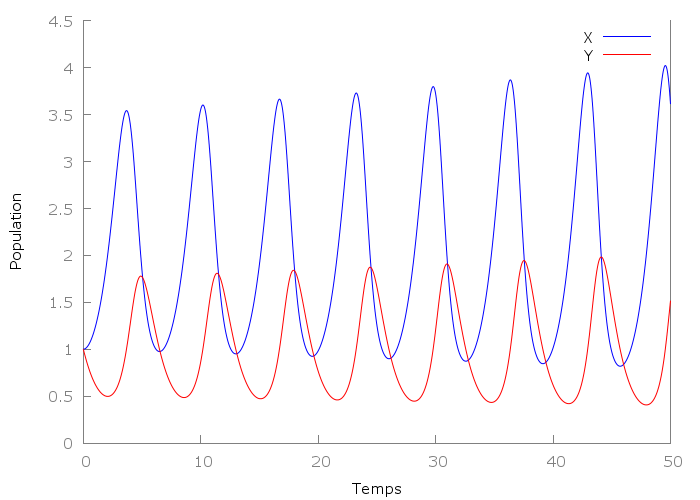

Recreate this plot in gnuplot.
set terminal pngcairo size 700,500 enhanced font 'Verdana,11'
set output 'img/lotkavoltera.png'

#set logscale x

# Color definitions
set border linewidth 1.5
set style line 1 lc rgb '#0000FF' lt 1 lw 1 # --- blue
set style line 2 lc rgb '#FF00FF' lt 1 lw 1 # --- red
set style line 3 lc rgb '#FF0000' lt 1 lw 1 # --- red
set style line 4 lc rgb '#FFFF00' lt 1 lw 1 # --- red
set style line 5 lc rgb '#00FF00' lt 1 lw 1 # --- green

# Axes
set style line 11 lc rgb '#808080' lt 1
set border 11 back ls 11
set tics nomirror

set xlabel "Temps"
set xrange [0:*]
set ylabel "Population"
set yrange [0:*]

plot	"output" u 1:2 w line ls 1 lw 1 t "X", \
			"output" u 1:3 w line ls 3 lw 1 t "Y"

